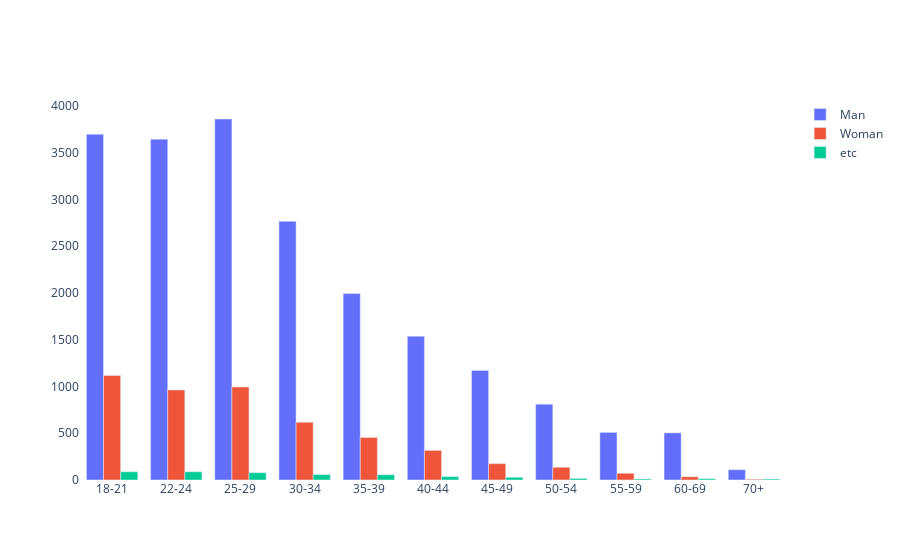

Source (notebook cell):
### Code cell
fig = go.Figure()
for gender, group in q1_q2_df.groupby('Q2'):
    print(gender)
    fig.add_trace(go.Bar(x = group['Q1'], y = group['Count'], name = gender))

fig.update_layout(barmode='group', plot_bgcolor = 'white')
fig.show()

### Figure 1 — Plotly figure (JSON) as saved in the notebook; plotly's stock layout.template omitted (floating-point values rounded to 4 significant figures)
{"data": [{"name": "Man", "type": "bar", "x": ["18-21", "22-24", "25-29", "30-34", "35-39", "40-44", "45-49", "50-54", "55-59", "60-69", "70+"], "y": [3696, 3643, 3859, 2765, 1993, 1537, 1171, 811, 509, 504, 110]}, {"name": "Woman", "type": "bar", "x": ["18-21", "22-24", "25-29", "30-34", "35-39", "40-44", "45-49", "50-54", "55-59", "60-69", "70+"], "y": [1117, 963, 994, 618, 455, 317, 175, 136, 72, 35, 8]}, {"name": "etc", "type": "bar", "x": ["18-21", "22-24", "25-29", "30-34", "35-39", "40-44", "45-49", "50-54", "55-59", "60-69", "70+"], "y": [88, 88, 78, 58, 56, 36, 29, 17, 11, 14, 10]}], "layout": {"autosize": true, "barmode": "group", "plot_bgcolor": "white", "xaxis": {"autorange": true, "range": [-0.5, 10.5], "type": "category"}, "yaxis": {"autorange": true, "range": [0, 4062.0], "type": "linear"}}}
